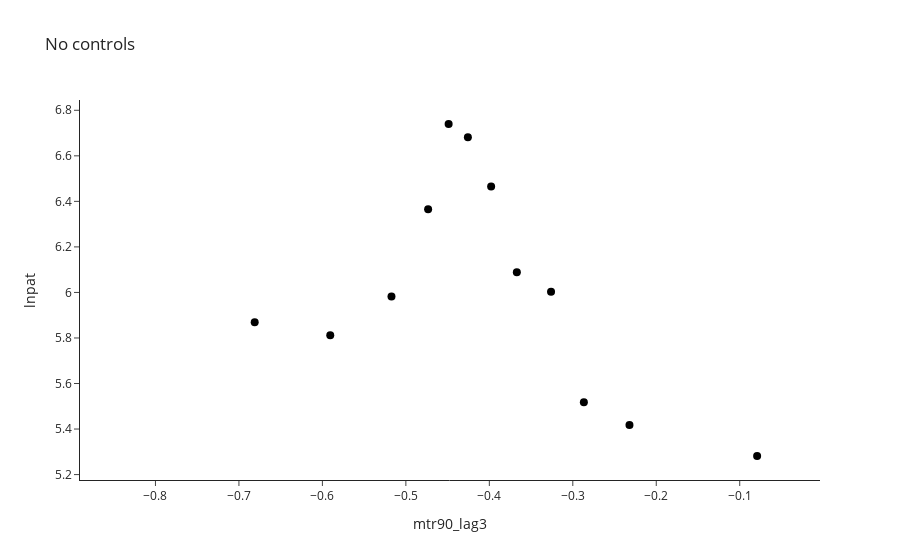
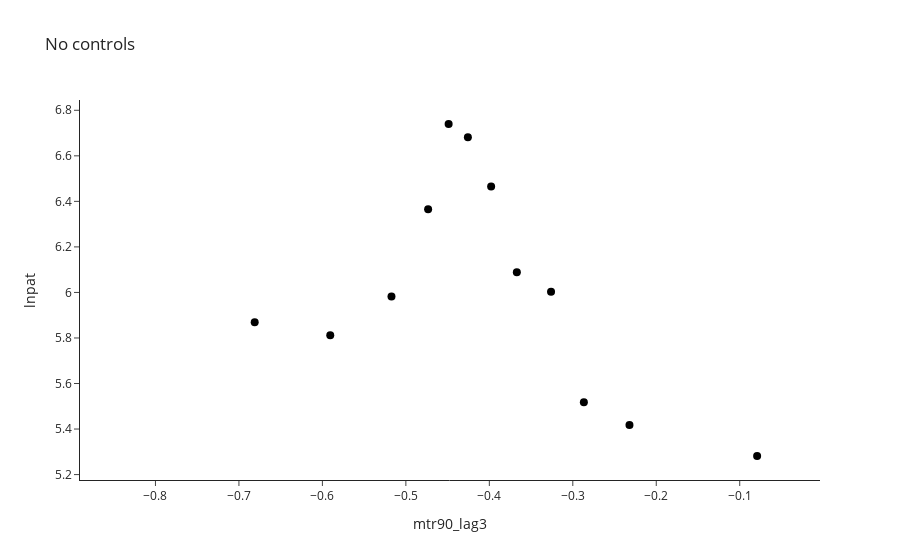
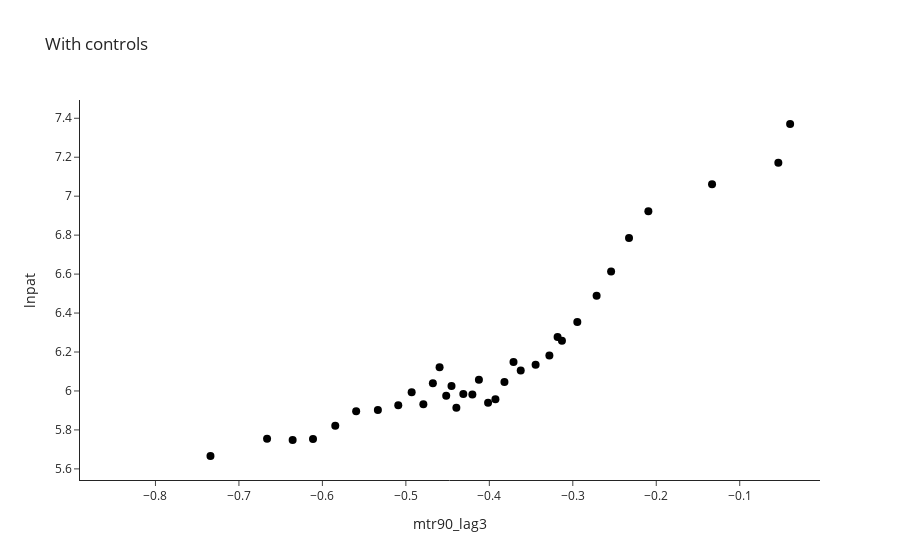
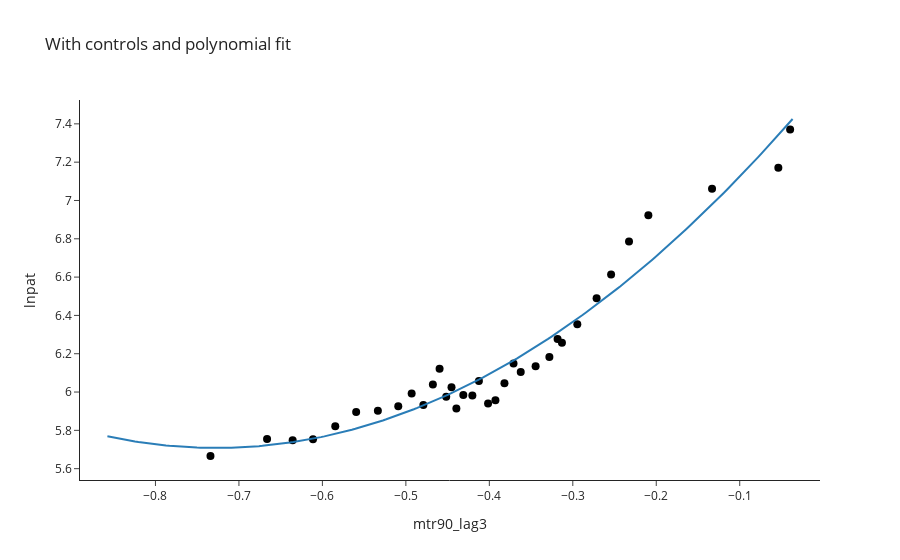

The notebook cell saved with these charts, in order:
### Code cell
p_binscatter_bare = binscatter(
    df,
    "mtr90_lag3",
    "lnpat",
    title="No controls"
)
controls = [
    "top_corp_lag3",
    "real_gdp_pc",
    "population_density",
    "rd_credit_lag3",
    "statenum",
    "year",
]
p_binscatter_controls = binscatter(
    df,
    "mtr90_lag3",
    "lnpat",
    controls=controls,
    title="With controls"
)
p_binscatter_controls_poly = binscatter(
    df,
    "mtr90_lag3",
    "lnpat",
    controls=controls,
    poly_line=2,
    title="With controls and polynomial fit"
)


p_binscatter_bare.show()
p_binscatter_controls.show()
p_binscatter_controls_poly.show()

### Figure 1 — Plotly figure (JSON) as saved in the notebook; plotly's stock layout.template omitted (floating-point values rounded to 4 significant figures)
{"data": [{"hovertemplate": "mtr90_lag3=%{x}<br>lnpat=%{y}<extra></extra>", "legendgroup": "", "marker": {"color": "black", "size": 8, "symbol": "circle"}, "mode": "markers", "name": "", "orientation": "v", "showlegend": false, "type": "scatter", "x": [-0.4257, -0.3261, -0.367, -0.5906, -0.2867, -0.4487, -0.3978, -0.2321, -0.6811, -0.5172, -0.07917, -0.4733], "xaxis": "x", "y": [6.681, 6.003, 6.089, 5.812, 5.517, 6.74, 6.465, 5.418, 5.869, 5.982, 5.282, 6.366], "yaxis": "y"}], "layout": {"legend": {"tracegroupgap": 0}, "title": {"text": "No controls"}, "xaxis": {"anchor": "y", "domain": [0, 1], "range": [-0.8904, -0.003827], "title": {"text": "mtr90_lag3"}}, "yaxis": {"anchor": "x", "domain": [0, 1], "title": {"text": "lnpat"}}}}

### Figure 2 — Plotly figure (JSON) as saved in the notebook; plotly's stock layout.template omitted (floating-point values rounded to 4 significant figures)
{"data": [{"hovertemplate": "mtr90_lag3=%{x}<br>lnpat=%{y}<extra></extra>", "legendgroup": "", "marker": {"color": "black", "size": 8, "symbol": "circle"}, "mode": "markers", "name": "", "orientation": "v", "showlegend": false, "type": "scatter", "x": [-0.4257, -0.3261, -0.367, -0.5906, -0.2867, -0.4487, -0.3978, -0.2321, -0.6811, -0.5172, -0.07917, -0.4733], "xaxis": "x", "y": [6.681, 6.003, 6.089, 5.812, 5.517, 6.74, 6.465, 5.418, 5.869, 5.982, 5.282, 6.366], "yaxis": "y"}], "layout": {"legend": {"tracegroupgap": 0}, "title": {"text": "No controls"}, "xaxis": {"anchor": "y", "domain": [0, 1], "range": [-0.8904, -0.003827], "title": {"text": "mtr90_lag3"}}, "yaxis": {"anchor": "x", "domain": [0, 1], "title": {"text": "lnpat"}}}}

### Figure 3 — Plotly figure (JSON) as saved in the notebook; plotly's stock layout.template omitted (floating-point values rounded to 4 significant figures)
{"data": [{"hovertemplate": "mtr90_lag3=%{x}<br>lnpat=%{y}<extra></extra>", "legendgroup": "", "marker": {"color": "black", "size": 8, "symbol": "circle"}, "mode": "markers", "name": "", "orientation": "v", "showlegend": false, "type": "scatter", "x": [-0.7341, -0.6663, -0.6356, -0.6112, -0.5846, -0.5596, -0.5335, -0.5091, -0.493, -0.479, -0.4676, -0.4596, -0.4517, -0.4453, -0.4395, -0.4312, -0.4203, -0.4125, -0.4015, -0.3927, -0.3819, -0.371, -0.3624, -0.3446, -0.328, -0.3182, -0.313, -0.2946, -0.2715, -0.2541, -0.2326, -0.2095, -0.1332, -0.05374, -0.03962], "xaxis": "x", "y": [5.666, 5.755, 5.748, 5.753, 5.822, 5.895, 5.902, 5.926, 5.993, 5.932, 6.039, 6.122, 5.976, 6.026, 5.914, 5.984, 5.982, 6.058, 5.94, 5.957, 6.047, 6.148, 6.105, 6.134, 6.182, 6.277, 6.257, 6.354, 6.489, 6.614, 6.786, 6.923, 7.061, 7.171, 7.371], "yaxis": "y"}], "layout": {"legend": {"tracegroupgap": 0}, "title": {"text": "With controls"}, "xaxis": {"anchor": "y", "domain": [0, 1], "range": [-0.8904, -0.003827], "title": {"text": "mtr90_lag3"}}, "yaxis": {"anchor": "x", "domain": [0, 1], "title": {"text": "lnpat"}}}}

### Figure 4 — Plotly figure (JSON) as saved in the notebook; plotly's stock layout.template omitted (floating-point values rounded to 4 significant figures; data arrays with more than 128 entries replaced by an {"elided": "..."} marker saying what was removed)
{"data": [{"hovertemplate": "mtr90_lag3=%{x}<br>lnpat=%{y}<extra></extra>", "legendgroup": "", "marker": {"color": "black", "size": 8, "symbol": "circle"}, "mode": "markers", "name": "", "orientation": "v", "showlegend": false, "type": "scatter", "x": [-0.7341, -0.6663, -0.6356, -0.6112, -0.5846, -0.5596, -0.5335, -0.5091, -0.493, -0.479, -0.4676, -0.4596, -0.4517, -0.4453, -0.4395, -0.4312, -0.4203, -0.4125, -0.4015, -0.3927, -0.3819, -0.371, -0.3624, -0.3446, -0.328, -0.3182, -0.313, -0.2946, -0.2715, -0.2541, -0.2326, -0.2095, -0.1332, -0.05374, -0.03962], "xaxis": "x", "y": [5.666, 5.755, 5.748, 5.753, 5.822, 5.895, 5.902, 5.926, 5.993, 5.932, 6.039, 6.122, 5.976, 6.026, 5.914, 5.984, 5.982, 6.058, 5.94, 5.957, 6.047, 6.148, 6.105, 6.134, 6.182, 6.277, 6.257, 6.354, 6.489, 6.614, 6.786, 6.923, 7.061, 7.171, 7.371], "yaxis": "y"}, {"line": {"color": "rgba(31, 119, 180, 0.95)", "width": 2}, "mode": "lines", "name": "Polynomial fit (deg 2)", "showlegend": false, "type": "scatter", "x": {"elided": "200 float values"}, "y": {"elided": "200 float values"}}], "layout": {"legend": {"tracegroupgap": 0}, "title": {"text": "With controls and polynomial fit"}, "xaxis": {"anchor": "y", "domain": [0, 1], "range": [-0.8904, -0.003827], "title": {"text": "mtr90_lag3"}}, "yaxis": {"anchor": "x", "domain": [0, 1], "title": {"text": "lnpat"}}}}
